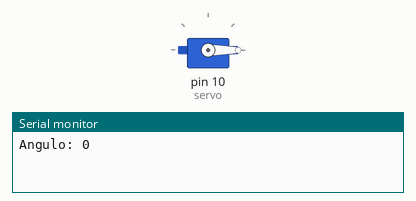
The sketch below on a simulated Arduino Uno, built with avr-gcc and run on an emulated ATmega328P. Shown: servo, the last lines printed to the serial monitor.

Above: at 0.05 s.
At 2.05 s:
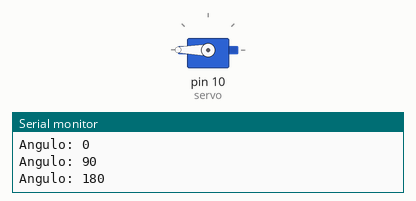
At 4.0 s:
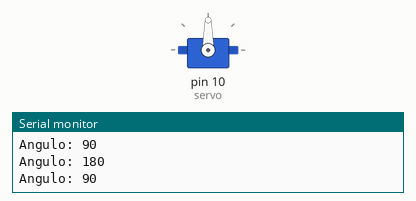
Timing chart, 0 to 5.2 s (numbered marks = the images above):
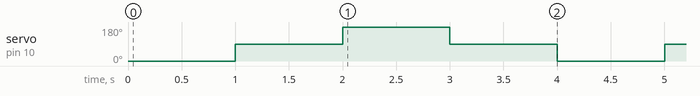

The sketch:

pos-otro-pin.ino
```cpp
// Fallo: el servo se conecta en el programa a D10, pero el circuito lo tiene en D9.
#include <Servo.h>

Servo servo;

void mover(int angulo) {
  servo.write(angulo);
  Serial.print("Angulo: ");
  Serial.println(angulo);
  delay(1000);
}

void setup() {
  Serial.begin(9600);
  servo.attach(10);
}

void loop() {
  mover(0);
  mover(90);
  mover(180);
  mover(90);
}
```

Measured:
- by itself, servo on pin 10 (servo): repeats every 4.0 s: 180° 1.0 s, 90° 1.0 s, 0° 1.0 s, 90° 1.0 s
